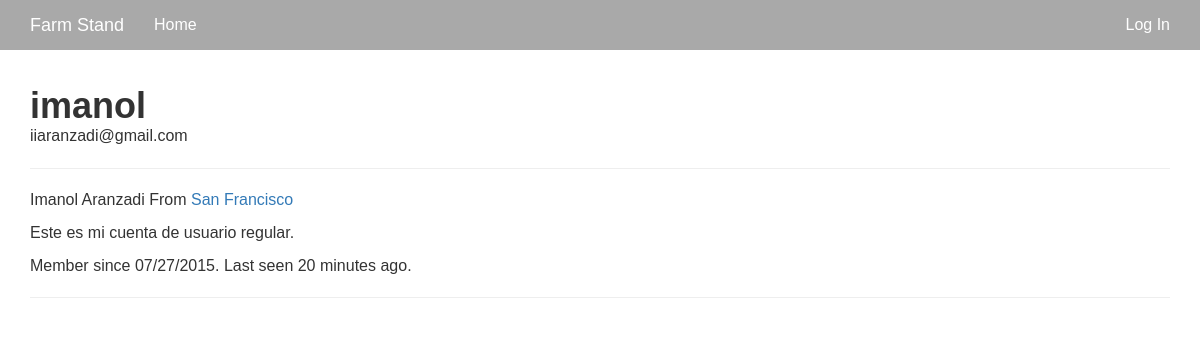
Page /user/imanol on the earlier database version.
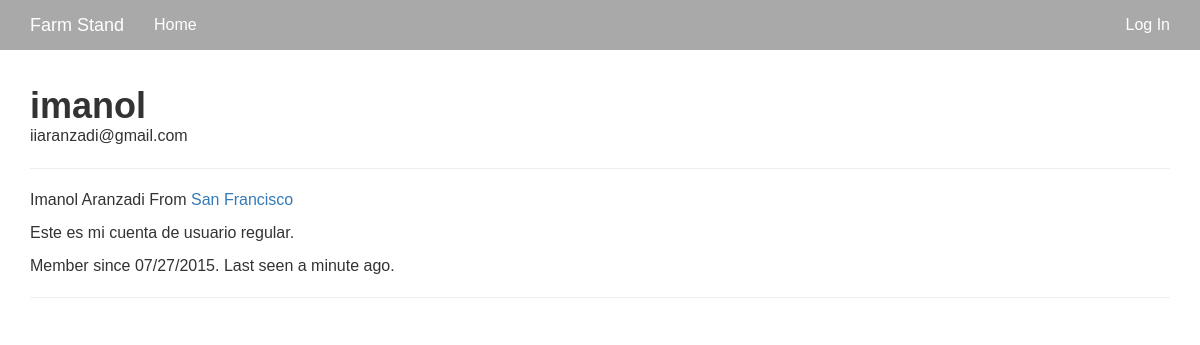
Same page on the later database version.
### app/models.py (models this page shows, shortened)
class User(UserMixin, db.Model):
    __tablename__ = 'users'
    id = db.Column(db.Integer, primary_key=True)
    email = db.Column(db.String(64), unique=True, index=True)
    phone = db.Column(db.String(64), unique=True, index=True)
    username = db.Column(db.String(64), unique=True, index=True)
    name = db.Column(db.String(64), index=True)
    about_me = db.Column(db.Text())
    location = db.Column(db.String(64))
    member_since = db.Column(db.DateTime(), default=datetime.utcnow)
    last_seen = db.Column(db.DateTime(), default=datetime.utcnow)
    role_id = db.Column(db.Integer, db.ForeignKey('roles.id'))
    password_hash = db.Column(db.String(128))
    confirmed = db.Column(db.Boolean, default=False)
    products = db.relationship('Product', backref='farmer', lazy='dynamic')
    @property
    def password(self):
        raise AttributeError('password is not a readable attribute')

### app/main/views.py (the view)
@main.route('/user/<username>')
def user(username):
    user = User.query.filter_by(username=username).first()
    if user is None:
        abort(404)
    return render_template('user.html', user=user)

### app/auth/views.py (called while the page is built)
@auth.before_app_request
def before_request():
    if current_user.is_authenticated():
        current_user.ping()
        if current_user.is_authenticated() and not current_user.confirmed and request.endpoint[:5] != 'auth.':
            return redirect(url_for('auth.unconfirmed'))

### app/main/__init__.py (called while the page is built)
@main.app_context_processor
def inject_permissions():
    return dict(Permission=Permission)

### app/models.py (called while the page is built)
    def is_administrator(self):
        return False

### app/templates/user.html (shortened to what this page needs)
{% extends "base.html" %}
{% import "bootstrap/wtf.html" as wtf %}
{% block content %}
<div class="container">
  <div class="page-header">
    <h1>{{ user.username }}</h1><span>{{ user.email }}</span>
    <hr>
    {% if user.name or user.location %} <p>
            {% if user.name %}{{ user.name }}{% endif %}
            {% if user.location %}
    From <a href="http://maps.google.com/?q={{ user.location }}"> {{ user.location }}
    </a>
    {% endif %}
    </p>
    {% endif %}
    {% if user.about_me %}<p>{{ user.about_me }}</p>{% endif %} <p>
            Member since {{ moment(user.member_since).format('L') }}.
            Last seen {{ moment(user.last_seen).fromNow() }}.
    </p>
  </div>
</div>
{% endblock %}

### app/templates/base.html (shortened to what this page needs)
{% extends "bootstrap/base.html" %}
{% block head %}
{{ super() }}
<link rel="stylesheet" href="{{url_for('static', filename='css/style.css')}}">
{% endblock %}
{% block navbar %}
<div class="navbar navbar-inverse navbar-fixed-top" role="navigation">
    <div class="container">
        <div class="navbar-header">
            <a class="navbar-brand" href="{{ url_for('main.index') }}">Farm Stand</a>
        </div>
        <div class="navbar-collapse collapse">
            <ul class="nav navbar-nav">
                <li><a href="{{ url_for('main.index') }}">Home</a></li>
            </ul>
            <ul class="nav navbar-nav navbar-right">
                {% if current_user.is_authenticated() %}
                <li><a href="{{ url_for('auth.logout') }}">Log Out</a></li>
                {% else %}
                <li><a href="{{ url_for('auth.login') }}">Log In</a></li>
                {% endif %}
            </ul>
        </div>
    </div>
</div><br><br>
{% endblock %}

### app/static/css/style.css (style rules this page uses)
body { font-family: 'Montserrat', sans-serif; font-size: 16px; }
h1 { font-size: 36px; margin-bottom: 0px; font-weight: bold; margin-top: 0px; }
.navbar { background-color: darkgray; border-bottom: white solid 1px; color: white; }
.navbar-inverse .navbar-brand, .navbar-inverse .navbar-nav > li > a { color: white; }
.navbar-inverse .navbar-collapse, .navbar-inverse .navbar-form { border-color: silver; }

Differences in the rows shown:
changed User "imanol": last_seen "20 minutes ago" → "a minute ago"
